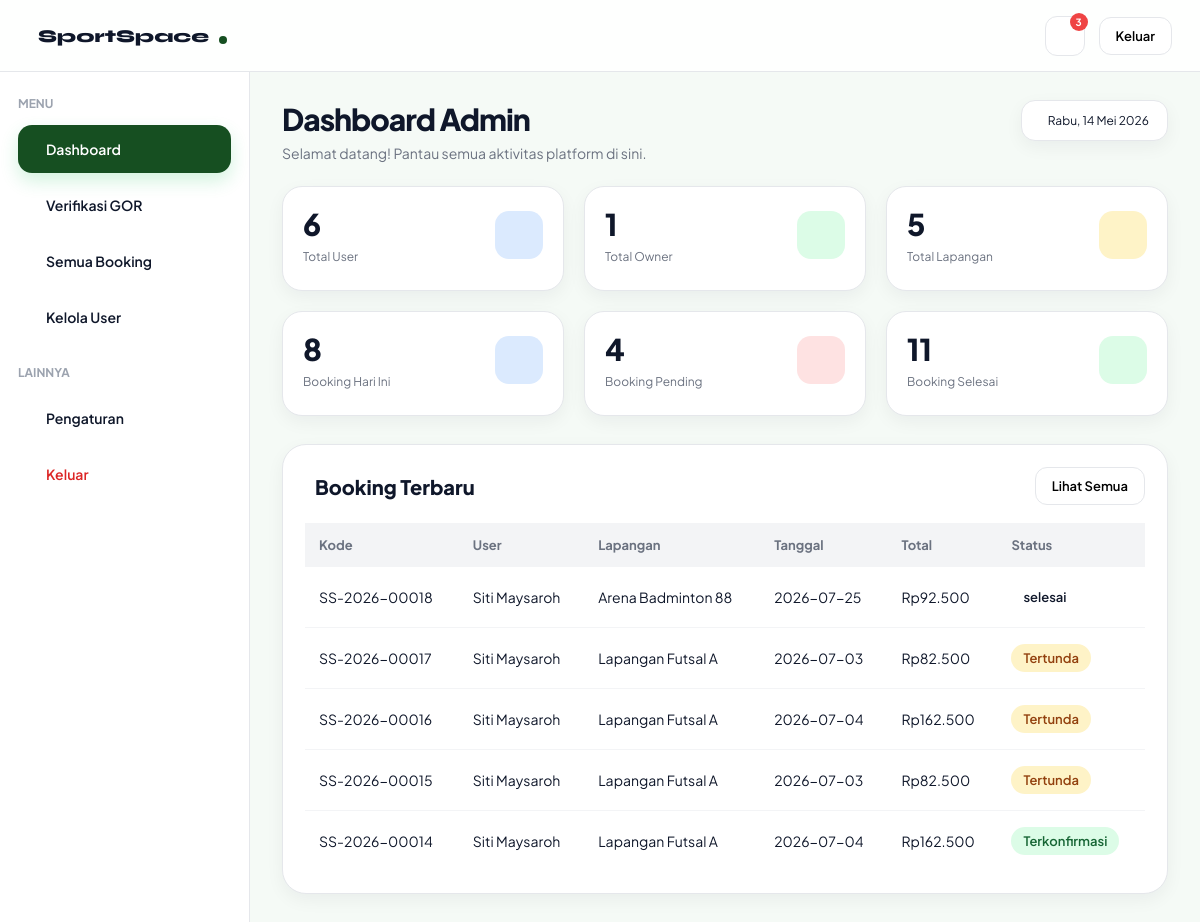
The app's page /dashboard-admin.php with its own data.
### tables this page shows
CREATE TABLE `booking` (
  `booking_id` int(11) NOT NULL,
  `user_id` int(11) NOT NULL,
  `field_id` int(11) NOT NULL,
  `tanggal` date NOT NULL,
  `jam_mulai` time NOT NULL,
  `jam_selesai` time NOT NULL,
  `status` enum('tertunda','terkonfirmasi','dibatalkan','selesai') NOT NULL DEFAULT 'tertunda',
  `created_at` timestamp NOT NULL DEFAULT current_timestamp(),
  `booking_code` varchar(20) DEFAULT NULL
);

CREATE TABLE `users` (
  `user_id` int(11) NOT NULL,
  `nama` varchar(50) NOT NULL,
  `email` varchar(100) NOT NULL,
  `password` varchar(255) NOT NULL,
  `role` enum('user','admin','owner') NOT NULL DEFAULT 'user',
  `created_at` timestamp NOT NULL DEFAULT current_timestamp()
);

CREATE TABLE `fields` (
  `field_id` int(11) NOT NULL,
  `owner_id` int(11) DEFAULT NULL,
  `nama_lapangan` varchar(100) NOT NULL,
  `jenis` varchar(50) NOT NULL,
  `harga` decimal(10,2) NOT NULL,
  `status` enum('tersedia','penuh') NOT NULL DEFAULT 'tersedia',
  `lokasi` varchar(255) DEFAULT NULL,
  `gambar` varchar(255) DEFAULT NULL,
  `deskripsi` text DEFAULT NULL,
  `owner_name` varchar(100) DEFAULT NULL,
  `owner_phone` varchar(20) DEFAULT NULL,
  `owner_address` varchar(255) DEFAULT NULL,
  `jam_operasional` varchar(50) DEFAULT NULL,
  `kapasitas` int(11) DEFAULT NULL,
  `jenis_lantai` varchar(50) DEFAULT NULL,
  `fasilitas` text DEFAULT NULL,
  `maps_link` text DEFAULT NULL,
  `google_maps_url` text DEFAULT NULL,
  `verifikasi` enum('pending','diterima','ditolak') NOT NULL DEFAULT 'pending',
  `durasi_slot` int(11) NOT NULL DEFAULT 1,
  `hari_libur` text DEFAULT NULL,
  `aktif` enum('aktif','nonaktif') NOT NULL
);

CREATE TABLE `payment` (
  `payment_id` int(11) NOT NULL,
  `booking_id` int(11) NOT NULL,
  `metode` enum('transfer','ewallet','cash') NOT NULL,
  `total` decimal(10,2) NOT NULL,
  `status` enum('tertunda','diverifikasi','ditolak') NOT NULL DEFAULT 'tertunda',
  `tanggal_bayar` timestamp NOT NULL DEFAULT current_timestamp()
);

### get-admin-dashboard.php (called while the page is built, shortened)
<?php
include "config.php";
$result = mysqli_query($conn, "
SELECT COUNT(*) AS total
FROM users
");
$totalUser = mysqli_fetch_assoc($result)['total'];
$result = mysqli_query($conn, "
SELECT COUNT(*) AS total
FROM fields
");
$totalLapangan = mysqli_fetch_assoc($result)['total'];
$result = mysqli_query($conn, "
SELECT COUNT(*) AS total
FROM booking
WHERE status='tertunda'
");
$totalPending = mysqli_fetch_assoc($result)['total'];
$result = mysqli_query($conn,"
SELECT COUNT(*) AS total
FROM users
WHERE role='owner'
");
$totalOwner = mysqli_fetch_assoc($result)['total'];
$result = mysqli_query($conn,"
SELECT COUNT(*) AS total
FROM booking
WHERE tanggal = CURDATE()
");
$totalBookingHariIni = mysqli_fetch_assoc($result)['total'];
$result = mysqli_query($conn,"
SELECT COUNT(*) AS total
FROM booking
WHERE status='terkonfirmasi'
");
$totalBookingSelesai = mysqli_fetch_assoc($result)['total'];

### get-booking-terbaru.php (called while the page is built)
<?php
include "config.php";
$queryBookingTerbaru = mysqli_query(
    $conn,
    "
    SELECT
        booking.booking_code,
        users.nama,
        fields.nama_lapangan,
        booking.tanggal,
        payment.total,
        booking.status
    FROM booking
    JOIN users
    ON booking.user_id = users.user_id
    JOIN fields
    ON booking.field_id = fields.field_id
    LEFT JOIN payment
    ON booking.booking_id = payment.booking_id
    ORDER BY booking.booking_id DESC
    LIMIT 5
    "
);

### dashboard-admin.php (the view, shortened to what this page needs)
<?php
include "get-admin-dashboard.php";
include "get-booking-terbaru.php";
?>
<!DOCTYPE html>
<html lang="id">
<head>
  <link rel="stylesheet" href="admin.css">
  <link rel="stylesheet" href="https://cdn.jsdelivr.net/npm/@tabler/icons-webfont@3.31.0/dist/tabler-icons.min.css">
</head>
<body>
   <nav class="navbar">
    <a href="index.php"class="navbar-brand"> <i class="ti ti-bowling"></i>
      <span>SportSpace</span>
      <div class="dot"></div>
    </a>
    <div class="navbar-actions">
      <div class="notif-container">
        <div class="notif" onclick="toggleNotif()"> <i class="ti ti-bell"></i>
          <div class="notif-badge" id="notifBadge"> 3 </div>
        </div>
    </div>
    <a href="login.html">
      <button class="btn btn-outline btn-sm"> <i class="ti ti-logout"> </i> Keluar </button>
    </a>
  </div>
</nav>
 <div class="dashboard-layout">
   <aside class="sidebar">
    <div>
      <div class="sidebar-section"> MENU </div>
      <div class="sidebar-menu">
        <div class="sidebar-item active" onclick="showSection('dashboard', this)"> <i class="ti ti-home"></i>
          <span>Dashboard</span>
        </div>
        <div class="sidebar-item" onclick="showSection('venue', this)"> <i class="ti ti-building"></i>
          <span>Verifikasi GOR</span>
        </div>
        <div class="sidebar-item" onclick="showSection('booking', this)"> <i class="ti ti-calendar-event"></i>
          <span>Semua Booking</span>
        </div>
        <div class="sidebar-item" onclick="showSection('user', this)"> <i class="ti ti-users"></i>
          <span>Kelola User</span>
        </div>
      </div>
      <div class="sidebar-section extra"> LAINNYA </div>
      <div class="sidebar-menu">
        <div class="sidebar-item" onclick="showSection('setting', this)"> <i class="ti ti-settings"></i>
          <span>Pengaturan</span>
        </div>
        <a href="login.html" class="logout-link">
          <div class="sidebar-item logout">
            <span>Keluar</span>
          </div>
        </a>
      </div>
    </div>
  </aside>
   <main class="dashboard-content">
     <section id="section-dashboard">
      <div class="top-header">
        <div>
          <h1 class="page-title"> Dashboard Admin </h1>
          <p class="page-sub"> Selamat datang! Pantau semua aktivitas platform di sini. </p>
        </div>
        <div class="date-card"> <i class="ti ti-calendar"> </i> Rabu, 14 Mei 2026 </div>
      </div>
<div class="stats-grid">
    <div class="stat-card">
        <div class="stat-top">
            <div>
                <div class="stat-value"><?= $totalUser ?></div>
                <div class="stat-label">Total User</div>
            </div>
            <div class="stat-icon blue-bg">
            </div>
        </div>
    </div>
    <div class="stat-card">
        <div class="stat-top">
            <div>
                <div class="stat-value"><?= $totalOwner ?></div>
                <div class="stat-label">Total Owner</div>
            </div>
            <div class="stat-icon green-bg">
            </div>
        </div>
    </div>
    <div class="stat-card">
        <div class="stat-top">
            <div>
                <div class="stat-value"><?= $totalLapangan ?></div>
                <div class="stat-label">Total Lapangan</div>
            </div>
            <div class="stat-icon amber-bg">
            </div>
        </div>
    </div>
    <div class="stat-card">
        <div class="stat-top">
            <div>
                <div class="stat-value"><?= $totalBookingHariIni ?></div>
                <div class="stat-label">Booking Hari Ini</div>
            </div>
            <div class="stat-icon blue-bg">
            </div>
        </div>
    </div>
    <div class="stat-card">
        <div class="stat-top">
            <div>
                <div class="stat-value"><?= $totalPending ?></div>
                <div class="stat-label">Booking Pending</div>
            </div>
            <div class="stat-icon red-bg">
            </div>
        </div>
    </div>
    <div class="stat-card">
        <div class="stat-top">
            <div>
                <div class="stat-value"><?= $totalBookingSelesai ?></div>
                <div class="stat-label">Booking Selesai</div>
            </div>
            <div class="stat-icon green-bg">
            </div>
        </div>
    </div>
</div>
       <div class="card">
        <div class="card-header">
          <div class="card-title"> <i class="ti ti-file-invoice"> </i> Booking Terbaru </div>
          <button class="btn btn-outline btn-sm" onclick="openBookingSection()"> Lihat Semua </button>
        </div>
        <div class="table-wrapper">
          <table class="table">
            <thead>
              <tr>
                <th>Kode</th>
                <th>User</th>
                <th>Lapangan</th>
                <th>Tanggal</th>
                <th>Total</th>
                <th>Status</th>
              </tr>
            </thead>
            <tbody>
              <?php while($row = mysqli_fetch_assoc($queryBookingTerbaru)) : ?>
                <tr>
                  <td><?= $row['booking_code']; ?></td>
                  <td><?= $row['nama']; ?></td>
                  <td><?= $row['nama_lapangan']; ?></td>
                  <td><?= $row['tanggal']; ?></td>
                  <td>Rp<?= number_format($row['total'], 0, ",", ".") ?></td>
                  <td>
                    <?php
                    $status = strtolower($row['status']);
                    if($status == "terkonfirmasi"){
                      echo '<span class="status-badge success">Terkonfirmasi</span>';
                    }
                    elseif($status == "tertunda"){
                      echo '<span class="status-badge warning">Tertunda</span>';
                    }
                    elseif($status == "dibatalkan"){
                      echo '<span class="status-badge danger">Dibatalkan</span>';
                    }
                    else{
                      echo '<span class="status-badge">'.$row['status'].'</span>';
                    }
                    ?>
                  </td>
                </tr>
              <?php endwhile; ?>
            </tbody>
          </table>
        </div>
      </div>
    </section>
      </main>
    </div>
    </body>
    </html>

### records on screen
booking: booking_code "SS-2026-00018", user.nama "Siti Maysaroh", field.nama_lapangan "Arena Badminton 88", tanggal "2026-07-25", payment.total "92.500", status "selesai"
booking: booking_code "SS-2026-00017", user.nama "Siti Maysaroh", field.nama_lapangan "Lapangan Futsal A", tanggal "2026-07-03", payment.total "82.500", status "Tertunda"
booking: booking_code "SS-2026-00016", user.nama "Siti Maysaroh", field.nama_lapangan "Lapangan Futsal A", tanggal "2026-07-04", payment.total "162.500", status "Tertunda"
booking: booking_code "SS-2026-00015", user.nama "Siti Maysaroh", field.nama_lapangan "Lapangan Futsal A", tanggal "2026-07-03", payment.total "82.500", status "Tertunda"
booking: booking_code "SS-2026-00014", user.nama "Siti Maysaroh", field.nama_lapangan "Lapangan Futsal A", tanggal "2026-07-04", payment.total "162.500", status "Terkonfirmasi"

### other values on screen
$totalUser "6"
$totalOwner "1"
$totalLapangan "5"
$totalBookingHariIni "8"
$totalPending "4"
$totalBookingSelesai "11"
